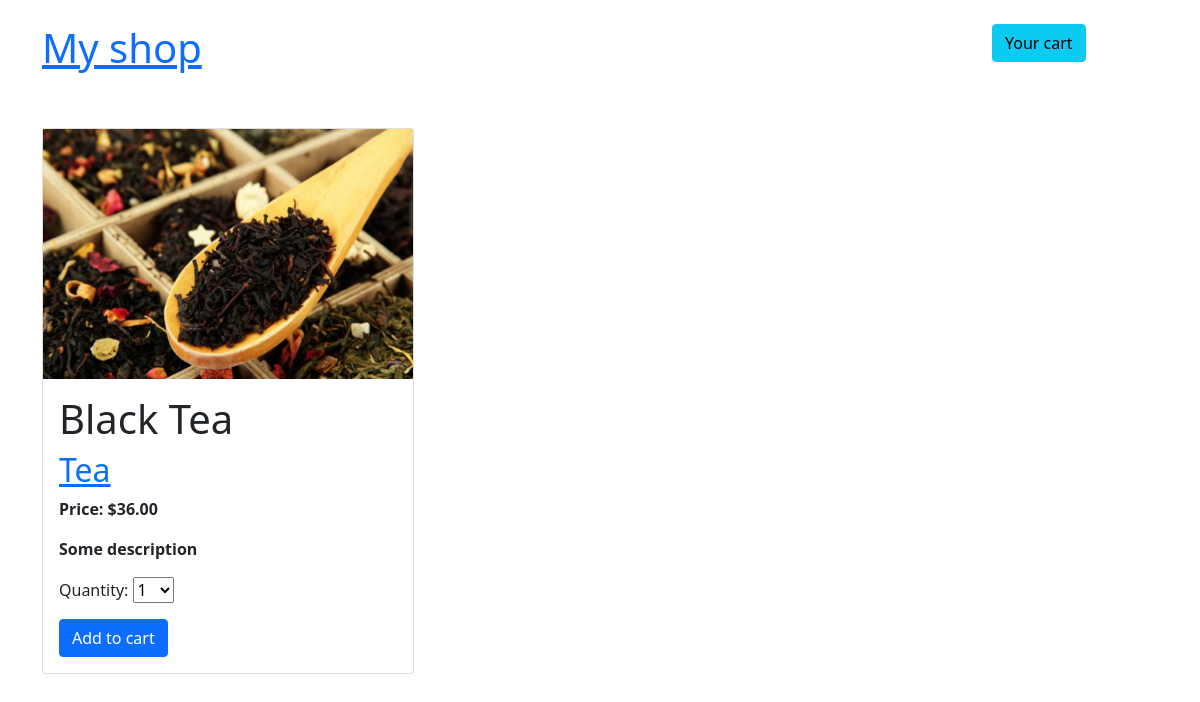
The app's page /shop/2/black-tea/ with its own data.
### shop/models.py (models this page shows, shortened)
class Product(models.Model):
    category = models.ForeignKey(Category, on_delete=models.CASCADE, related_name='products')
    name = models.CharField(max_length=200, db_index=True)
    slug = models.CharField(max_length=200, db_index=True, unique=True)
    image = models.ImageField(upload_to='products/%Y/%m/%d', blank=True)
    description = models.TextField()
    price = models.DecimalField(max_digits=10, decimal_places=2)
    stock = models.PositiveIntegerField()
    available = models.BooleanField(default=True)
    created = models.DateTimeField(auto_now_add=True)
    updated = models.DateTimeField(auto_now=True)
    class Meta:
        ordering = ('name',)
        index_together = (('id', 'slug'),)
        verbose_name = 'Product'
        verbose_name_plural = 'Products'

class Category(models.Model):
    name = models.CharField(max_length=200, db_index=True)
    slug = models.SlugField(max_length=200, db_index=True, unique=True)
    class Meta:
        ordering = ('name',)
        verbose_name = 'Category'
        verbose_name_plural = 'Categories'
    def __str__(self):
        return self.name
    def get_absolute_url(self):
        return reverse('product_list_by_category', args=(self.slug,))

### shop/views.py (the view)
# urls.py: path('<int:product_id>/<slug:slug>/', views.product_detail, name='product_detail'),
def product_detail(request, product_id, slug):
    product = get_object_or_404(Product, pk=product_id, slug=slug, available=True)
    cart_product_form = CartAddProductForm()
    return render(request, 'shop/product/detail.html',
                  context={'product': product, 'cart_product_form': cart_product_form})

### cart/forms.py
class CartAddProductForm(forms.Form):
    quantity = forms.TypedChoiceField(choices=PRODUCT_QUANTITY_CHOICES, coerce=int)
    update = forms.BooleanField(required=False, initial=False, widget=forms.HiddenInput)

### cart/cart.py (called while the page is built)
    def __len__(self):
        return sum(item['quantity'] for item in self.cart.values())

### cart/context_processors.py (called while the page is built)
def cart(request):
    return {'cart': Cart(request)}

### templates/shop/product/detail.html (shortened to what this page needs)
{% extends 'shop/base.html' %}
{% block content %}
    <br>
    <div class="container">
        <div class="col-lg-4 col-md-12 mb-4">
            <div class="card">
                <div class="bg-image hover-zoom ripple ripple-surface ripple-surface-light"
                     data-mdb-ripple-color="light">
                    <img width="250px" height="250"
                         alt="Image not found"
                         src="{% if product.image %}{{ product.image.url }}{% endif %}"
                         class="w-100"/>
                </div>
                <div class="card-body">
                    <h1>{{ product.name }}</h1>
                    <h2><a href="{{ product.category.get_absolute_url }}">{{ product.category }}</a></h2>
                    <strong><p class="mb-3">Price: ${{ product.price }}</p></strong>
                    <strong>{{ product.description|linebreaks }}</strong>
                    <form action="{% url "cart_add" product_id=product.id %}" method="post">
                        {{ cart_product_form.as_p }}
                        <button type="submit" class="btn btn-primary">Add to cart</button>
                    </form>
                </div>
            </div>
        </div>
    </div>
{% endblock %}

### records on screen
Product: image (picture), name "Black Tea", category "Tea", price "36.00", description "Some description"
